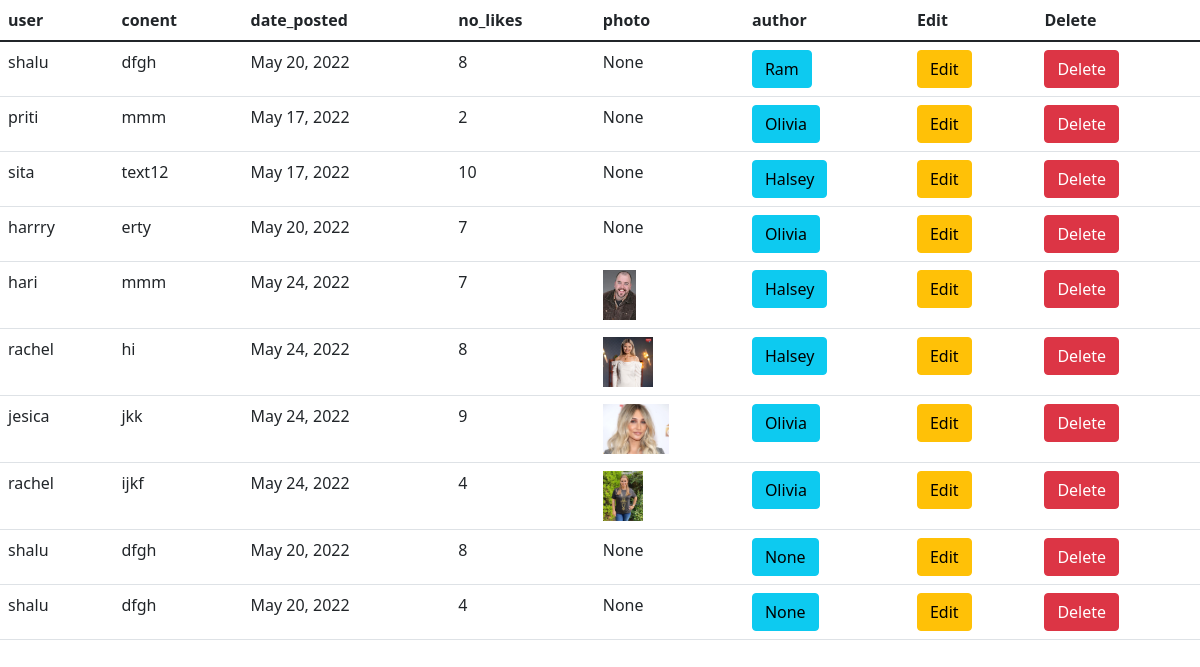
The page / on the database its author committed.
### demo_app/models.py (models this page shows)
class Article(models.Model):
    user = models.CharField(max_length = 100)
    conent = models.CharField(max_length=1000)
    date_posted = models.DateField()
    no_likes = models.IntegerField()
    photo = models.ImageField(null=True)
    author = models.ForeignKey(Author, on_delete=models.CASCADE, null=True)

class Author(models.Model):
    name = models.CharField(max_length= 100)
    dob = models.DateField(max_length = 100)
    address = models.CharField(max_length=100)
    photo = models.ImageField(null=True)
    def __str__(self):
        return self.name

### demo_app/views.py (the view)
# urls.py: path('', views.list_art, name ='list_articles'),
def list_art(request):
    article_list = Article.objects.all()
    return render(request,"list_articles.html", context = {'data': article_list})

### template/list_articles.html (shortened to what this page needs)
<!DOCTYPE html>
<html lang="en">
<head>
    <link href="https://cdn.jsdelivr.net/npm/bootstrap@5.1.3/dist/css/bootstrap.min.css" rel="stylesheet">
</head>
<body>
    <table class ="table">
        <thead>
        <tr>
            <th> user</th>
            <th> conent</th>
            <th> date_posted</th>
            <th> no_likes</th>
            <th> photo </th>
            <th> author </th>
            <th> Edit </th>
            <th> Delete</th>
        </tr>
        </thead>
        {% for article in data %}
            <tr>
                <td>{{article.user}}</td>
                <td>{{article.conent}}</td>
                <td>{{article.date_posted}}</td>
                <td>{{article.no_likes}}</td>
                <td>
                    {% if article.photo %}
                    <img src="{{article.photo.url}}" height="50px"></td>
                    {% else %}
                        None
                    {% endif %}
                <td>
                <a href="{% url 'detail_author' id=article.id %}">
                    <button type="button" class="btn btn-info"> {{article.author}} </button>
                </a>
                </td>
                <td> <a href="{% url 'edit_article' id=article.id %}">
                    <button class = "btn btn-warning"> Edit </button>
                </a>
                </td>
                <td> <a href ="{% url 'delete_article' id=article.id %}">
                    <button class="btn btn-danger"> Delete </button>
                </a>
                </td>
            </tr>
        {% endfor %}
    </table>
</body>
</html>

### rows shown on the page
Article: user "shalu", conent "dfgh", date_posted "May 20, 2022", no_likes "8", photo "None", author "Ram"
Article: user "priti", conent "mmm", date_posted "May 17, 2022", no_likes "2", shows "None", author "Olivia"
Article: user "sita", conent "text12", date_posted "May 17, 2022", no_likes "10", shows "None", author "Halsey"
Article: user "harrry", conent "erty", date_posted "May 20, 2022", no_likes "7", shows "None", author "Olivia"
Article: user "hari", conent "mmm", date_posted "May 24, 2022", no_likes "7", photo (picture), author "Halsey"
Article: user "rachel", conent "hi", date_posted "May 24, 2022", no_likes "8", photo (picture), author "Halsey"
Article: user "jesica", conent "jkk", date_posted "May 24, 2022", no_likes "9", photo (picture), author "Olivia"
Article: user "rachel", conent "ijkf", date_posted "May 24, 2022", no_likes "4", photo (picture), author "Olivia"
Article: user "shalu", conent "dfgh", date_posted "May 20, 2022", no_likes "8", photo "None", author "None"
Article: user "shalu", conent "dfgh", date_posted "May 20, 2022", no_likes "4", photo "None", author "None"
